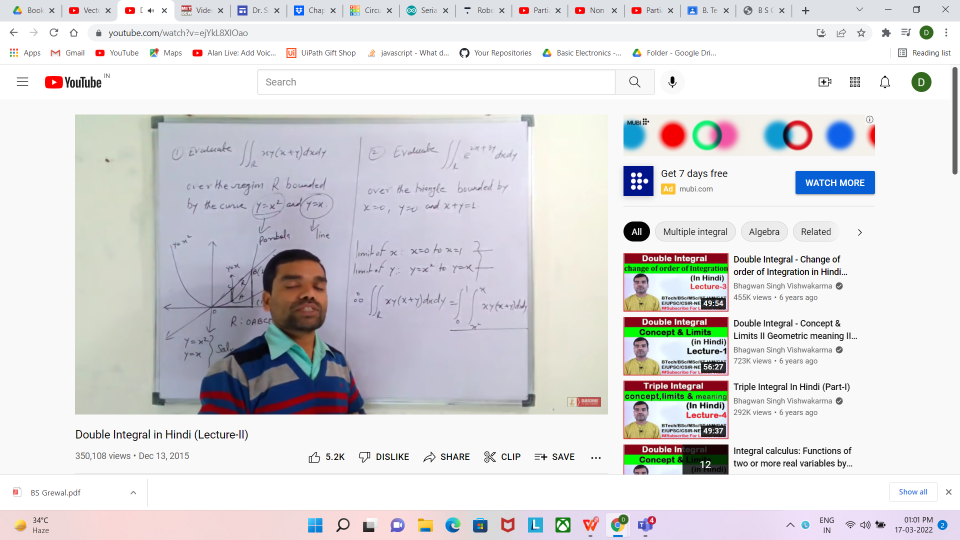
#> input picture src/sample.png, 1920 x 1080 px (shown at 1/2 size)
$ python size.py
#> lines starting #> are read from the running program, lines starting #| are printed output that depends on the picture
import cv2
import numpy as np

img = cv2.imread("src/sample.png")
#> img is the input picture: shape (1080, 1920, 3); mean B, G, R 219.5, 217.6, 218.4
print(img.shape)
#| (1080, 1920, 3)
cv2.imshow("image",img)
imgResize=cv2.resize(img,(300,200))
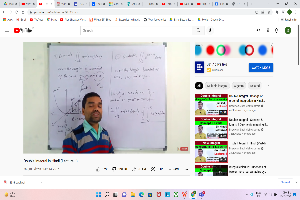
#> imgResize: shape (200, 300, 3); mean B, G, R 219.4, 217.5, 218.5
imgcrop=img[0:200,200:500]
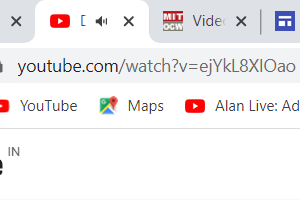
#> imgcrop: shape (200, 300, 3); mean B, G, R 240.7, 239.5, 241.4
cv2.imshow("imgResize",imgResize)
cv2.imshow("img crop",imgcrop)
cv2.waitKey(0)

$ run again, with src/shapes.png copied over src/sample.png
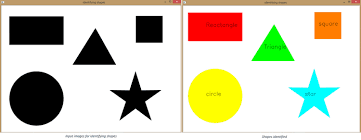
#> input picture src/shapes.png, 361 x 140 px
#> img is the input picture: shape (140, 361, 3); mean B, G, R 188.7, 208.3, 211.5
#| (140, 361, 3)
#> `imgResize=cv2.resize(img,(300,200))`:
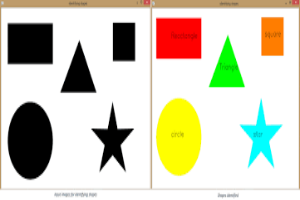
#> imgResize: shape (200, 300, 3); mean B, G, R 188.7, 208.2, 211.4
#> `imgcrop=img[0:200,200:500]`:
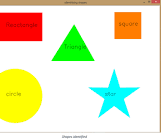
#> imgcrop: shape (140, 161, 3); mean B, G, R 194.6, 231.3, 232.6
